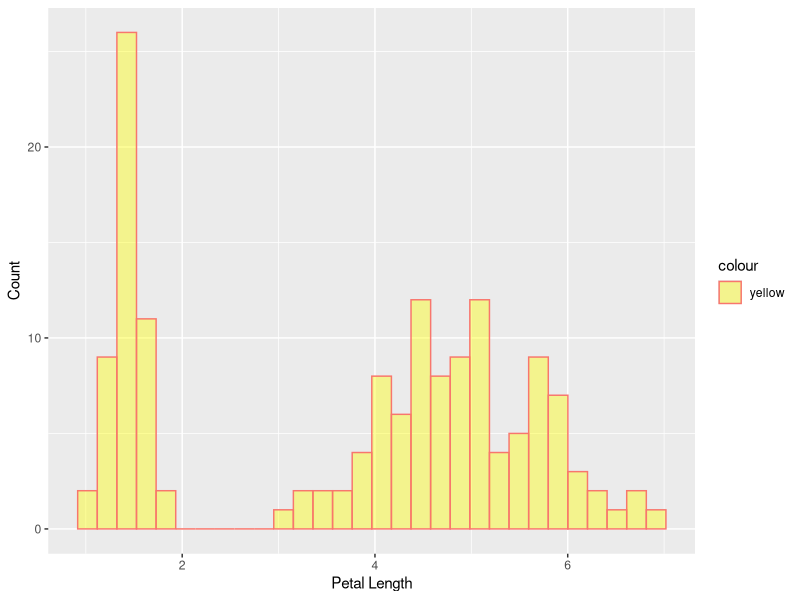

The R source for this figure:
library (ggplot2)
data(iris)
str(iris)
ggplot(iris, aes(Petal.Length, color = "yellow")) +
  geom_histogram(fill = "yellow", alpha = 0.4) +
  labs(x = "Petal Length", y = "Count")
petal_length_mean <- mean(iris$Petal.Length)
print(petal_length_mean)
